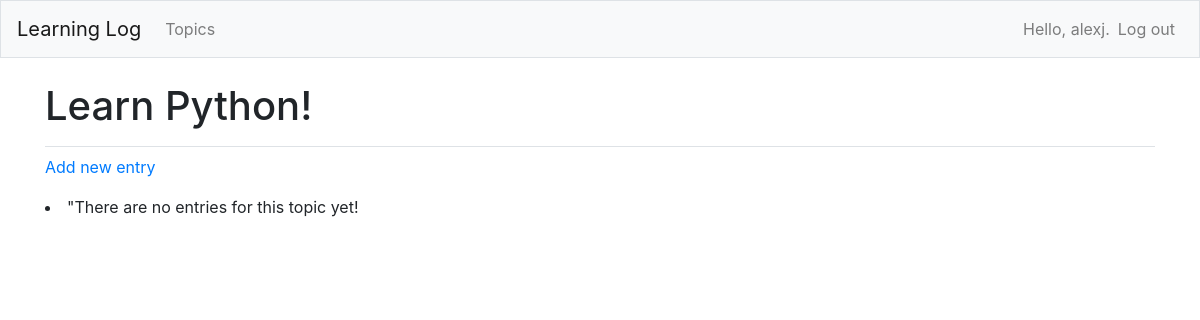
Page /topics/1/ (signed in) on the earlier database version.
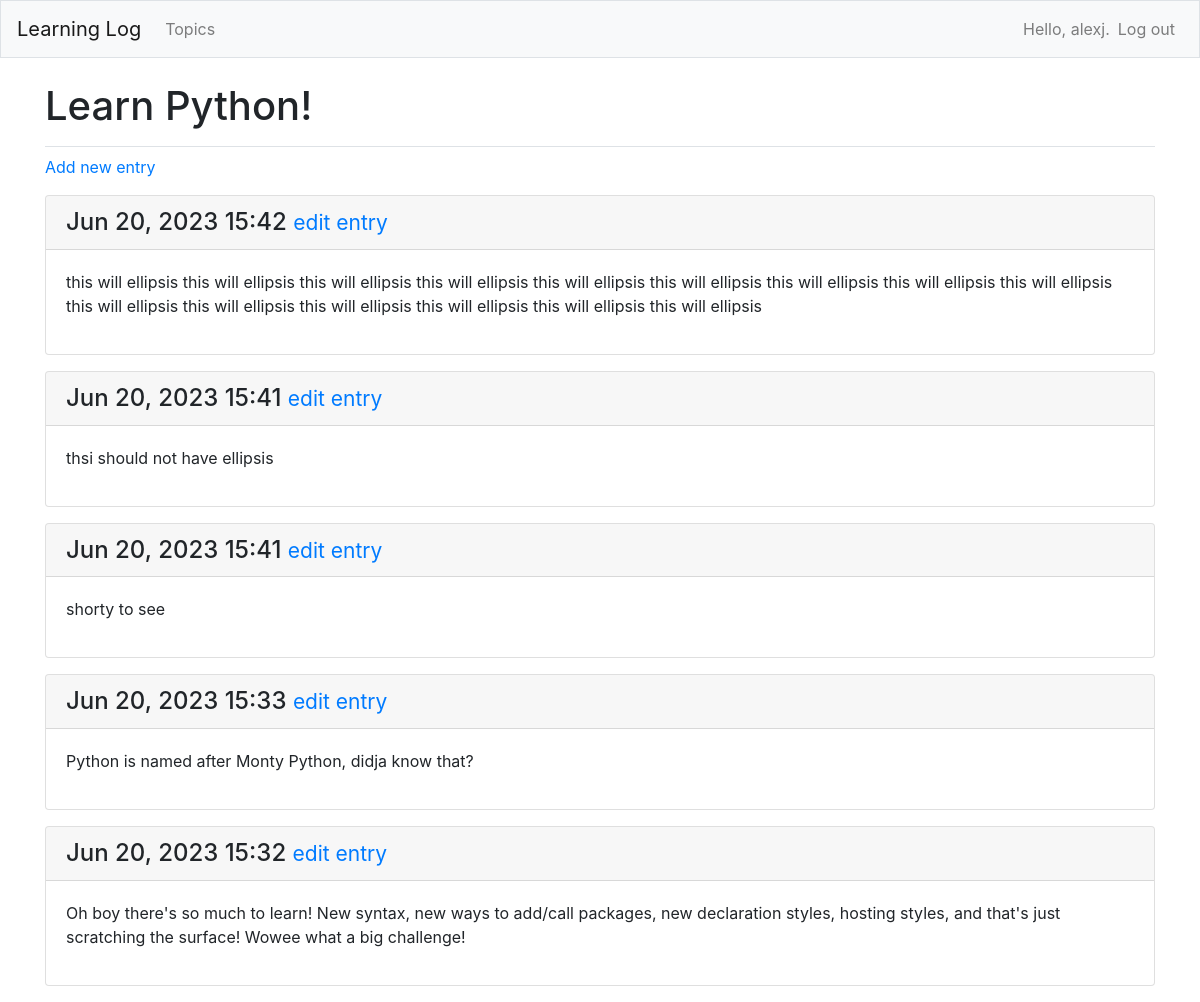
Same page on the later database version.
### learning_logs/models.py (models this page shows, shortened)
class Topic(models.Model):
    text = models.CharField(max_length=200)
    date_added = models.DateTimeField(auto_now_add=True)
    owner = models.ForeignKey(User, on_delete=models.CASCADE)
    def __str__(self):
        return self.text

class Entry(models.Model):
    topic = models.ForeignKey(Topic, on_delete=models.CASCADE)
    text = models.TextField()
    date_added = models.DateTimeField(auto_now_add=True)
    class Meta:
        verbose_name_plural = 'entries'

### learning_logs/views.py (the view)
# urls.py: path('topics/<int:topic_id>/', views.topic, name='topic'),
@login_required
def topic(request, topic_id):
    topic = Topic.objects.get(id=topic_id)
    check_topic_owner(topic, request)
    entries = topic.entry_set.order_by('-date_added')
    context = {'topic': topic, 'entries': entries}
    return render(request, 'learning_logs/topic.html', context)

### learning_logs/views.py (called while the page is built)
def check_topic_owner(topic, request):
    if topic.owner != request.user:
            raise Http404

### learning_logs/templates/learning_logs/topic.html
{% extends 'learning_logs/base.html' %}
{% block page_header %}
  <h1>{{ topic }}</h1>
{% endblock page_header %}
{% block content %}
  <p>
    <a href="{% url 'learning_logs:new_entry' topic.id %}">Add new entry</a>
  </p>
  {% for entry in entries %}
  <div class="card mb-3">
    <h4 class="card-header">
      {{entry.date_added|date:'M d, Y H:i' }}
      <small><a href="{% url 'learning_logs:edit_entry' entry.id %}">
        edit entry</a></small>
    </h4>
    <div class="card-body">
      {{ entry.text|linebreaks }}
    </div>
  </div>
{% empty %}
  <li>"There are no entries for this topic yet!</li>
{% endfor %}
{% endblock content %}

### learning_logs/templates/learning_logs/base.html (shortened to what this page needs)
{% load bootstrap4 %}
<!doctype html>
<html lang="en">
<head>
  {% bootstrap_css %}
</head>
<body>
  <nav class="navbar navbar-expand-md navbar-light bg-light mb-4 border">
    <a class="navbar-brand" href="{% url 'learning_logs:index' %}">Learning Log</a>
    <div class="collapse navbar-collapse" id="navbarCollapse">
      <ul class="navbar-nav mr-auto">
        <li class="nav-item">
          <a class="nav-link" href="{% url 'learning_logs:topics' %}">Topics</a></li>
      </ul>
      <ul class="navbar-nav ml-auto">
      {% if user.is_authenticated %}
        <li class="nav-item">
          <span class="navbar-text">Hello, {{ user.username }}. </span>
        </li>
        <li class="nav-item">
          <a class="nav-link" href="{% url 'users:logout' %}">Log out</a>
        </li>
      {% endif %}
      </ul>
    </div>
  </nav>
  <main role="main" class="container">
    <div class="pb-2 mb-2 border-bottom">
      {% block page_header %}{% endblock page_header %}
    </div>
    <div>
      {% block content %}{% endblock content %}
    </div>
  </main>
</body>
</html>

Differences in the rows shown:
added Entry: date_added "Jun 20, 2023 15:42", text "this will ellipsis this will ellipsis this will ellipsis this will ellipsis this will ellipsis this will ellipsis this will ellipsis this will ellipsis this will ellipsis this will ellipsis this will ellipsis this will ellipsis this will ellipsis this will ellipsis this will ellipsis"
added Entry: date_added "Jun 20, 2023 15:41", text "thsi should not have ellipsis"
added Entry: date_added "Jun 20, 2023 15:41", text "shorty to see"
added Entry: date_added "Jun 20, 2023 15:33", text "Python is named after Monty Python, didja know that?"
added Entry: date_added "Jun 20, 2023 15:32", text "Oh boy there's so much to learn! New syntax, new ways to add/call packages, new declaration styles, hosting styles, and that's just scratching the surface! Wowee what a big challenge!"
Other differences:
text no longer shown: "\"There are no entries for this topic yet!"
